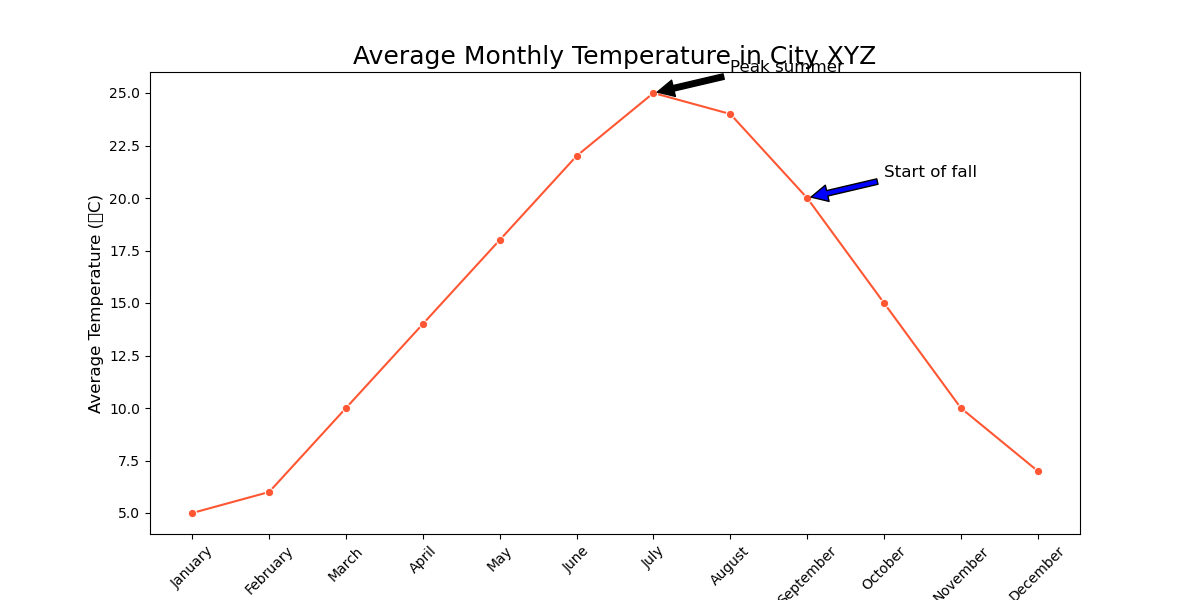

Generate this figure with Python:

import seaborn as sns
import pandas as pd
import matplotlib.pyplot as plt

# Create a DataFrame from the provided data
data = {
    'Month': ['January', 'February', 'March', 'April', 'May', 'June', 'July', 'August', 'September', 'October', 'November', 'December'],
    'Average_Temperature': [5, 6, 10, 14, 18, 22, 25, 24, 20, 15, 10, 7]
}
df = pd.DataFrame(data)

# Initialize the matplotlib figure
plt.figure(figsize=(12, 6))

# Plotting the line chart
line_plot = sns.lineplot(x='Month', y='Average_Temperature', data=df, color='#FF5733', marker='o')

# Annotating specific data points
plt.annotate('Peak summer', xy=('July', 25), xytext=('August', 26),
             arrowprops=dict(facecolor='black', shrink=0.05), fontsize=12)
plt.annotate('Start of fall', xy=('September', 20), xytext=('October', 21),
             arrowprops=dict(facecolor='blue', shrink=0.05), fontsize=12)

# Setting the title and labels
plt.title('Average Monthly Temperature in City XYZ', fontsize=18)
plt.xlabel('Month', fontsize=12)
plt.ylabel('Average Temperature (°C)', fontsize=12)

# Adjusting the x-axis to show all the months clearly
plt.xticks(rotation=45)

# Show the plot with the customizations
plt.show()
